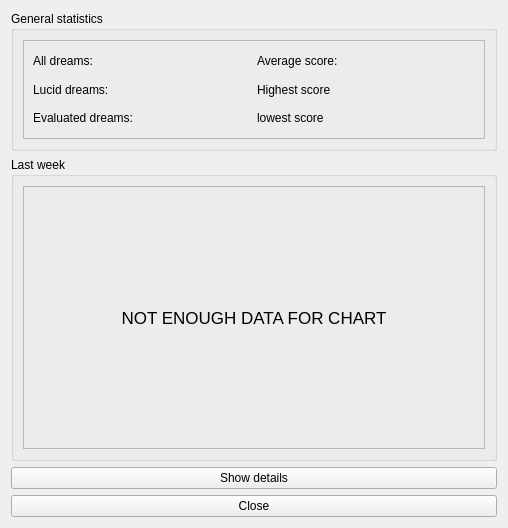
<?xml version="1.0" encoding="UTF-8"?>
<ui version="4.0">
 <class>statDialog</class>
 <widget class="QWidget" name="statDialog">
  <property name="geometry">
   <rect>
    <x>0</x>
    <y>0</y>
    <width>508</width>
    <height>528</height>
   </rect>
  </property>
  <property name="windowTitle">
   <string>Statistics</string>
  </property>
  <layout class="QGridLayout">
   <item row="0" column="0">
    <widget class="QGroupBox" name="groupBox_2">
     <property name="maximumSize">
      <size>
       <width>16777215</width>
       <height>140</height>
      </size>
     </property>
     <property name="title">
      <string>General statistics</string>
     </property>
     <layout class="QGridLayout">
      <item row="0" column="0">
       <widget class="QFrame" name="frame_2">
        <property name="frameShape">
         <enum>QFrame::StyledPanel</enum>
        </property>
        <property name="frameShadow">
         <enum>QFrame::Raised</enum>
        </property>
        <layout class="QGridLayout">
         <item row="0" column="0">
          <layout class="QGridLayout" name="nameless">
           <item row="0" column="0">
            <widget class="QLabel" name="label">
             <property name="text">
              <string>All dreams: </string>
             </property>
            </widget>
           </item>
           <item row="1" column="0">
            <widget class="QLabel" name="label_6">
             <property name="text">
              <string>Lucid dreams:</string>
             </property>
            </widget>
           </item>
           <item row="2" column="0">
            <widget class="QLabel" name="label_2">
             <property name="text">
              <string>Evaluated dreams:</string>
             </property>
            </widget>
           </item>
           <item row="0" column="1">
            <widget class="QLabel" name="label_3">
             <property name="text">
              <string>Average score:</string>
             </property>
             <property name="margin">
              <number>0</number>
             </property>
            </widget>
           </item>
           <item row="1" column="1">
            <widget class="QLabel" name="label_4">
             <property name="text">
              <string>Highest score</string>
             </property>
            </widget>
           </item>
           <item row="2" column="1">
            <widget class="QLabel" name="label_5">
             <property name="text">
              <string>lowest score</string>
             </property>
            </widget>
           </item>
          </layout>
         </item>
        </layout>
       </widget>
      </item>
     </layout>
    </widget>
   </item>
   <item row="1" column="0">
    <widget class="QGroupBox" name="groupBox">
     <property name="title">
      <string>Last week</string>
     </property>
     <layout class="QGridLayout">
      <item row="0" column="0">
       <widget class="QFrame" name="frame">
        <property name="frameShape">
         <enum>QFrame::StyledPanel</enum>
        </property>
        <property name="frameShadow">
         <enum>QFrame::Raised</enum>
        </property>
        <layout class="QGridLayout">
         <item row="0" column="0">
          <widget class="QLabel" name="label_7">
           <property name="font">
            <font>
             <pointsize>13</pointsize>
            </font>
           </property>
           <property name="text">
            <string>NOT ENOUGH DATA FOR CHART</string>
           </property>
           <property name="alignment">
            <set>Qt::AlignCenter</set>
           </property>
          </widget>
         </item>
        </layout>
       </widget>
      </item>
     </layout>
    </widget>
   </item>
   <item row="3" column="0">
    <widget class="QPushButton" name="pushButton">
     <property name="text">
      <string>Close</string>
     </property>
    </widget>
   </item>
   <item row="2" column="0">
    <widget class="QPushButton" name="tableButton">
     <property name="text">
      <string>Show details</string>
     </property>
    </widget>
   </item>
  </layout>
 </widget>
 <resources/>
 <connections/>
</ui>
